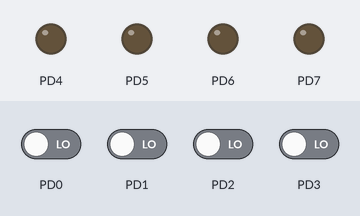
Simulated run of this program. Board: ATmega328P, built with avr-gcc and emulated at 16 MHz (the files do not name the chip). Parts: output pins drawn as LEDs (lit = HIGH). The test bench sets the inputs (shaded band); at power-on: PD0–3 LOW.

Above: at 1.2 s.
1.3 s: PD2 driven HIGH
At 2.3 s:
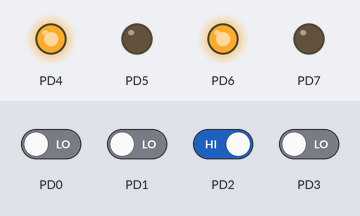
2.9 s: PD1 driven HIGH
At 3.5 s:
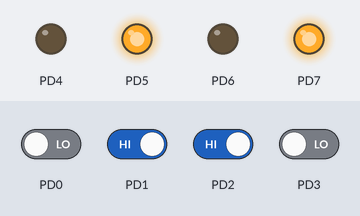
4.5 s: PD3 driven HIGH
At 5.8 s:
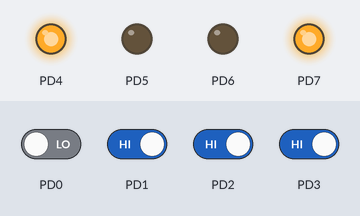
6.1 s: PD1 driven LOW
At 7.1 s:
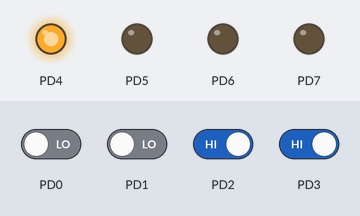
7.7 s: PD2 driven LOW
At 8.4 s:
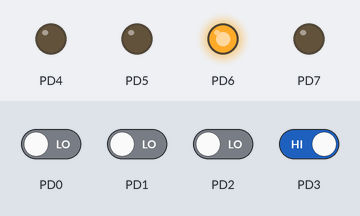
9.3 s: PD1 driven HIGH
At 10.8 s:
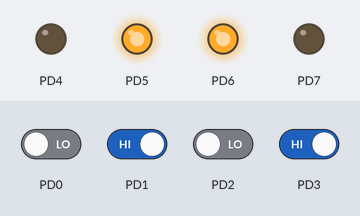
Timing chart, 0 to 11.9 s (numbered marks = the images above; inputs shaded):
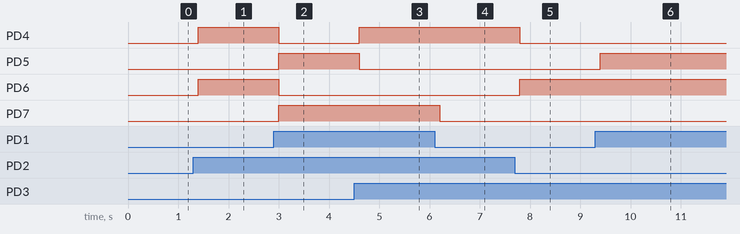

Measured:
- after the input at 1.3 s, PD4, PD6: LOW → HIGH after 0.10 s
- after the input at 2.9 s, PD4, PD6: HIGH → LOW after 0.10 s; PD5, PD7: LOW → HIGH after 0.10 s
- after the input at 4.5 s, PD4: LOW → HIGH after 0.10 s; PD5: HIGH → LOW after 0.10 s
- after the input at 6.1 s, PD7: HIGH → LOW after 0.10 s
- after the input at 7.7 s, PD4: HIGH → LOW after 0.10 s; PD6: LOW → HIGH after 0.10 s
- after the input at 9.3 s, PD5: LOW → HIGH after 0.10 s

The program:

main.cpp
```cpp
#define F_CPU 16000000UL

#include <avr/io.h>
#include <util/delay.h>

int main(void){

DDRD&=~(0x0E);


DDRD|=0xF0;


while(1){

    char a=PIND&0X0E;
    _delay_ms(100);
        switch (a){


            case 0x02:

            //PARO
            PORTD&=~(0x10);   //Motor A
            PORTD&=~(0x20);

            PORTD&=~(0x40);   //Motor B
            PORTD&=~(0x80);


            break;

            case 0x04:

            //Avance
            PORTD|=0x10;   //Motor A
            PORTD&=~(0x20);

            PORTD|=0x40;   //Motor B
            PORTD&=~(0x80);


            break;

            case 0x06:

            //Retro
            PORTD&=~(0x10);   //Motor A
            PORTD|=(0x20);


            PORTD&=~(0x40);   //Motor B
            PORTD|=(0x80);

            break;

            case 0x08:

            //Derecha Larga
            PORTD&=~(0x10);   //Motor A
            PORTD&=~(0x20);

            PORTD|=0x40;   //Motor B
            PORTD&=~(0x80);

            break;

            case 0x0A:

            //Derecha Corta
            PORTD&=~(0x10);   //Motor A
            PORTD|=(0x20);

            PORTD|=0x40;   //Motor B
            PORTD&=~(0x80);

            break;

            case 0x0C:

            //Izquierda Larga
            PORTD|=(0x10);   //Motor A
            PORTD&=~(0x20);

            PORTD&=~(0x40);   //Motor B
            PORTD&=~(0x80);

            break;

            case 0x0E:

             //Izquierda Corta
             PORTD|=(0x10);   //Motor A
             PORTD&=~(0x20);

             PORTD&=~(0x40);   //Motor B
             PORTD|=(0x80);

             break;


        }


 /*
if(PIND&0X02){

//PARO
PORTD&=~(0x10);   //Motor A
PORTD&=~(0x20);

PORTD&=~(0x40);   //Motor B
PORTD&=~(0x80);

}


if(PIND&0X04){

//Avance
PORTD|=0x10;   //Motor A
PORTD&=~(0x20);

PORTD|=0x40;   //Motor B
PORTD&=~(0x80);

}

if((PIND&0X03)==0X03){

//Retro
    PORTD&=~(0x10);   //Motor A
    PORTD|=0x20;

    PORTD&=~(0x40);   //Motor B
    PORTD|=0x80;

    }


if(PIND&0X08){

    PORTD|=0x40;
    PORTD&=~(0x80);

    _delay_ms(500);

    PORTD|=0x80;


}
*/

}

return 0;

}
```
